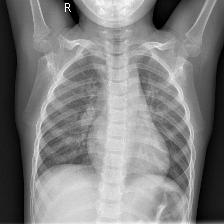
#> input picture old-projects/Contour actif/test0.jpg, 224 x 224 px
$ python display_results.py
#> lines starting #> are read from the running program, lines starting #| are printed output that depends on the picture; after the words box and inside, x2 and y2 are one past the last pixel; in counts of white or black regions, pixels touching at a corner belong together
#> further down, img is the input picture: shape (224, 224, 3); min 0, max 255, mean 128.8
### old-projects/Contour actif/sfm_start.py
# -*- coding: utf-8 -*-
import numpy as np


def start_sfm(img,init):
    '''init = binary mask
    img = 2D image
    '''

    phi = np.zeros((img.shape[0], img.shape[1]),float)
    label = np.zeros((img.shape[0], img.shape[1]))
    Lz, Ln1, Ln2, Lp1, Lp2 = [], [], [], [], []

    #Pre-condition labelmap and phi
    for i in range(init.shape[0]):
      for j in range(init.shape[1]):
        if init[i][j]==0:
          phi[i][j]=3.0
          label[i][j]=3

        if init[i][j]==1:
          phi[i][j]=-3.0
          label[i][j]=-3
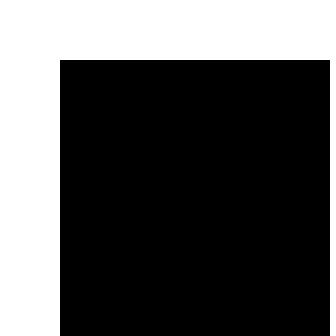
#> label: shape (112, 112) float64 (shown 3 times larger); values -3 (black) and 3 (white), 34% white; 1 white region, box (x1, y1, x2, y2) and area: (0, 0, 112, 112) 4264


    #Find the zero-level set
    for i in range(init.shape[0]):
      for j in range(init.shape[1]):
        if (init[i][j]==1):
          if ((i == 0) or (i == init.shape[0]) or  (i-1< 0) or  (i+1 >= init.shape[0]) or (j == 0) or (j == init.shape[1]) or (j+1 >= init.shape[1]) or (j-1 <0)):
            pass
          else:
            if ((init[i-1][j]==0) or (init[i+1][j]==0) or (init[i][j-1]==0) or (init[i][j+1]==0)):
              Lz.append((i,j))
              label[i][j]=0
              phi[i][j]=0
#> label: shape (112, 112) float64; 2.15% of pixels changed, all inside (x1, y1, x2, y2) = (20, 20, 110, 111)


    #Find the +1 and -1 level set
    for i in range(len(Lz)):
      point = Lz[i]   #Lz = [(x,y),(x2,y2),...]
      x = point[0]
      y = point[1]

      if ((x == 0) or  (x-1< 0) or (x == init.shape[0]) or  (x+1 > init.shape[0]) or (y == 0) or  (y-1< 0) or (y == init.shape[1]) or (y+1 > init.shape[1])):
          pass
      else:
         #voisin 1====================================================== (4-neighborhood)
          if (label[x-1][y]==-3):
            Ln1.append((x-1,y))
            label[x-1][y] = -1
            phi[x-1][y] = -1

          if (label[x-1][y]==3):
            Lp1.append((x-1,y))
            label[x-1][y] = 1
            phi[x-1][y] = 1

        #voisin 2=======================================================
          if (label[x+1][y]==-3):
            Ln1.append((x+1,y))
            label[x+1][y] = -1
            phi[x+1][y] = -1

          if (label[x+1][y]==3):
            Lp1.append((x+1,y))
            label[x+1][y] = 1
            phi[x+1][y] = 1

        #voisin3==========================================================
          if (label[x][y-1]==-3):
            Ln1.append((x,y-1))
            label[x][y-1] = -1
            phi[x][y-1] = -1

          if (label[x][y-1]==3):
            Lp1.append((x,y-1))
            label[x][y-1] = 1
            phi[x][y-1] = 1

        #voisin4==========================================================
          if (label[x][y+1]==-3):
            Ln1.append((x,y+1))
            label[x][y+1] = -1
            phi[x][y+1] = -1

          if (label[x][y+1]==3):
            Lp1.append((x,y+1))
            label[x][y+1] = 1
            phi[x][y+1] = 1
#> label: shape (112, 112) float64; min -3, max 3, mean -0.897

    #Find the +2 and -2 level set
    for i in range(len(Ln1)):
      point = Ln1[i]
      x,y = point[0], point[1]

      #gestion des coins
      if ((x == 0) or  (x-1< 0) or (x == init.shape[0]) or  (x+1 >= init.shape[0]) or (y == 0) or  (y-1< 0) or (y == init.shape[1]) or (y+1 >= init.shape[1])):
          pass

      else:
         #voisin 1======================================================
          if (label[x-1][y]==-3):
            Ln2.append((x-1,y))
            label[x-1][y] = -2
            phi[x-1][y] = -2

        #voisin 2=======================================================
          if (label[x+1][y]==-3):
            Ln2.append((x+1,y))
            label[x+1][y] = -2
            phi[x+1][y] = -2

        #voisin3==========================================================
          if (label[x][y-1]==-3):
            Ln2.append((x,y-1))
            label[x][y-1] = -2
            phi[x][y-1] = -2

        #voisin4==========================================================
          if (label[x][y+1]==-3):
            Ln2.append((x,y+1))
            label[x][y+1] = -2
            phi[x][y+1] = -2
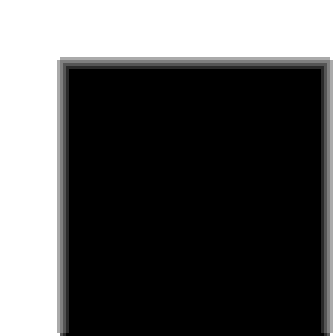
#> label: shape (112, 112) float64 (shown 3 times larger); min -3, max 3, mean -0.875; drawn with min black and max white


    for i in range(len(Lp1)):
      point = Lp1[i]
      x, y = point[0], point[1]

      if ((x == 0) or  (x-1< 0) or (x == init.shape[0]) or  (x+1 > init.shape[0]) or (y == 0) or  (y-1< 0) or (y == init.shape[1]) or (y+1 > init.shape[1])):
          pass
      else:

     #voisin 1======================================================
          if (label[x-1][y]==3):
            Lp2.append((x-1,y))
            label[x-1][y] = 2
            phi[x-1][y] = 2

        #voisin 2=======================================================
          if (label[x+1][y]==3):
            Lp2.append((x+1,y))
            label[x+1][y] = 2
            phi[x+1][y] = 2

        #voisin3==========================================================
          if (label[x][y-1]==3):
            Lp2.append((x,y-1))
            label[x][y-1] = 2
            phi[x][y-1] = 2

        #voisin4==========================================================
          if (label[x][y+1]==3):
            Lp2.append((x,y+1))
            label[x][y+1] = 2
            phi[x][y+1] = 2
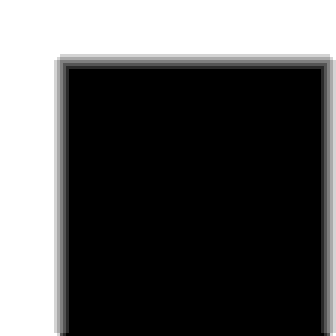
#> label: shape (112, 112) float64 (shown 3 times larger); 2.2% of pixels changed, all inside (x1, y1, x2, y2) = (18, 18, 112, 112); drawn with min black and max white


    return init,phi,label,Lz,Ln1,Lp1,Ln2,Lp2, img

### old-projects/Contour actif/calcul_sfm.py
# -*- coding: utf-8 -*-
"""
Created on Sat Jun 20 07:23:37 2020

@author: Ambroise M
"""
from sfm_start import start_sfm
import numpy as np
import collections


def compute_sfm(image,init,it):


    results = start_sfm(image,init)

    init, phi, label, Lz = results[0], results[1], results[2], results[3]
    Ln1, Lp1, Ln2, Lp2   = results[4], results[5], results[6], results[7]
    img = results[8]

    Sp1, Sn1, Sn2, Sp2, Sz = collections.deque(), collections.deque(), collections.deque(), collections.deque(), collections.deque()

    F = np.zeros((phi.shape[0], phi.shape[1]))

    for it in range(it):
    #------------------------------------------------------------------------------

        upts = np.flatnonzero(phi <= 0)  # interior points
        vpts = np.flatnonzero(phi > 0)  # exterior points
        u = np.sum(img.flat[upts]) / (len(upts))  # interior mean
        v = np.sum(img.flat[vpts]) / (len(vpts))  # exterior mean


        idx = np.argwhere(np.logical_and(phi <= 0.5, phi >= -0.5))


        for k in idx:
            x,y = k[0], k[1]
            F[x][y] = (img[x][y] - u)**2 - (img[x][y] - v)**2
        F /= np.max(np.absolute(F))*0.4


        for i in list(Lz):
            point = i
            x,y = point[0], point[1]
            phi[x][y] += F[x][y]

            if phi[x][y] >0.5:
                Lz.remove(point)
                if (point not in Sp1): Sp1.append(point)

            if phi[x][y] < -0.5:
                Lz.remove(point)
                if (point not in Sn1): Sn1.append(point)

        #------------------------------------------------------------------------------
        for i in list(Ln1):
            point = i
            x,y = point[0], point[1]

            pmax = -3

            if ((x== 0) or (x == init.shape[0]) or  (x-1< 0) or  (x+1 >= init.shape[0]) or (y == 0) or (y == init.shape[1]) or (y+1 >= init.shape[1]) or (y-1 <0)):
                pass
            else:

                if ((label[x-1][y]>=0) and (phi[x-1][y]>pmax)):pmax = phi[x-1][y]
                if ((label[x+1][y]>=0) and (phi[x+1][y]>pmax)):pmax = phi[x+1][y]
                if ((label[x][y-1]>=0) and ((phi[x][y-1])>pmax)):pmax = phi[x][y-1]
                if ((label[x][y+1]>=0) and ((phi[x][y+1])>pmax)):pmax = phi[x][y+1]

                if pmax >= - 0.5:

                    phi[x][y] = pmax - 1
                    if phi[x][y] >= - 0.5:
                        Ln1.remove(point)
                        if point not in Sz: Sz.append(point)

                    elif phi[x][y] < - 1.5:
                        Ln1.remove(point)
                        if point not in Sn2: Sn2.append(point)

                else:
                    Ln1.remove(point)
                    if point not in Sn2: Sn2.append(point)

        #---------------------------------------------
        for i in list(Lp1):
            point = i
            x,y = point[0], point[1]
            pmin = 3

            if ((x== 0) or (x == init.shape[0]) or  (x-1< 0) or  (x+1 > init.shape[0]) or (y == 0) or (y == init.shape[1]) or (y+1 > init.shape[1]) or (y-1 <0)):
                pass
            else:

                if ((label[x-1][y]<=0) and (phi[x-1][y]<pmin)):pmin = phi[x-1][y]
                if ((label[x+1][y]<=0) and (phi[x+1][y]<pmin)):pmin = phi[x+1][y]
                if ((label[x][y-1]<=0) and ((phi[x][y-1])<pmin)):pmin = phi[x][y-1]
                if ((label[x][y+1]<=0) and ((phi[x][y+1])<pmin)):pmin = phi[x][y+1]

                if pmin <= 0.5:

                    phi[x][y] = pmin + 1
                    if phi[x][y] <=  0.5:
                        Lp1.remove(point)
                        if point not in Sz: Sz.append(point)

                    elif phi[x][y] > 1.5:
                        Lp1.remove(point)
                        if point not in Sp2: Sp2.append(point)

                else:
                    Lp1.remove(point)
                    if point not in Sp2: Sp2.append(point)

        #------------------------------------------------------------------------------
        for i in list(Ln2):
            point = i
            x,y = point[0], point[1]
            pmax = -3

            if ((x== 0) or (x == init.shape[0]) or  (x-1< 0) or  (x+1 >= init.shape[0]) or (y == 0) or (y == init.shape[1]) or (y+1 >= init.shape[1]) or (y-1 <0)):
                pass
            else:

                if ((label[x-1][y]>=-1) and (phi[x-1][y]>pmax))  :pmax = phi[x-1][y]
                if ((label[x+1][y]>=-1) and (phi[x+1][y]>pmax))  :pmax = phi[x+1][y]
                if ((label[x][y-1]>=-1) and ((phi[x][y-1])>pmax)):pmax = phi[x][y-1]
                if ((label[x][y+1]>=-1) and ((phi[x][y+1])>pmax)):pmax = phi[x][y+1]

                if pmax >= -1.5:
                    phi[x][y] = pmax - 1
                    if phi[x][y] >= - 1.5:
                        Ln2.remove(point)
                        if point not in Sn1: Sn1.append(point)

                    elif phi[x][y] < - 2.5:
                        Ln2.remove(point)
                        label[x][y] = -3
                        phi[x][y] = -3

                else:
                    Ln2.remove(point)
                    label[x][y] = -3
                    phi[x][y] = -3

        #------------------------------------------
        for i in list(Lp2):
            point = i
            x,y = point[0], point[1]
            pmin = 3

            if ((x== 0) or (x == init.shape[0]) or  (x-1< 0) or  (x+1 >= init.shape[0]) or (y == 0) or (y == init.shape[1]) or (y+1 >= init.shape[1]) or (y-1 <0)):
                pass
            else:


                if ((label[x-1][y]<=1) and (phi[x-1][y]<pmin)):pmin = phi[x-1][y]
                if ((label[x+1][y]<=1) and (phi[x+1][y]<pmin)):pmin = phi[x+1][y]
                if ((label[x][y-1]<=1) and ((phi[x][y-1])<pmin)):pmin = phi[x][y-1]
                if ((label[x][y+1]<=1) and ((phi[x][y+1])<pmin)):pmin = phi[x][y+1]

                if pmin <= 1.5:
                    phi[x][y] = pmin + 1
                    if phi[x][y] <=  1.5:
                        Lp2.remove(point)
                        if point not in Sp1: Sp1.append(point)

                    if phi[x][y] > 2.5:
                        Lp2.remove(point)
                        label[x][y] = 3
                        phi[x][y] = 3
                else:
                    Lp2.remove(point)
                    label[x][y] = 3
                    phi[x][y] = 3


        #==============================================================================
                                        # PROCEDURE 3
        #==============================================================================

        #Move points into zero level set. ---------------------------------------------


        for i in list(Sz):

            point,x,y = i,point[0],point[1]
            label[x][y]=0

            if (point not in Lz):Lz.append(point)
            Sz.remove(point)


        #Move points into -1 and +1 level sets ----------------------------------------
        #and ensure -2, +2 neighbors --------------------------------------------------

        for i in list(Sn1):

            point,x,y = i,point[0],point[1]
            label[x][y]=-1

            if (point not in Ln1):Ln1.append(point)
            Sn1.remove(point)

            if (phi[x-1][y]==-3):
                phi[x-1][y]=phi[x][y]-1
                if (point not in Sn2):Sn2.append((x-1,y))

            if phi[x+1][y]==-3:
                phi[x+1][y]=phi[x][y]-1
                if (point not in Sn2):Sn2.append((x+1,y))

            if phi[x][y-1]==-3:
                phi[x][y-1]=phi[x][y]-1
                if (point not in Sn2):Sn2.append((x,y-1))

            if label[x][y+1]==-3:
                phi[x][y+1]=phi[x][y]-1
                if (point not in Sn2):Sn2.append((x,y+1))

        #--------------------------------------------
        for i in list(Sp1):

            point,x,y = i,point[0],point[1]
            label[x][y]=1

            if (point not in Lp1):Lp1.append(point)
            Sp1.remove(point)

            if (phi[x-1][y]==3):
                phi[x-1][y]=phi[x][y]+1
                if (point not in Sp2):Sp2.append((x-1,y))

            if phi[x+1][y]==3:
                phi[x+1][y]=phi[x][y]+1
                if (point not in Sp2):Sp2.append((x+1,y))

            if phi[x][y-1]==3:
                phi[x][y-1]=phi[x][y]+1
                if (point not in Sp2):Sp2.append((x,y-1))


            if label[x][y+1]==3:
                phi[x][y+1]=phi[x][y]+1
                if (point not in Sp2):Sp2.append((x,y+1))


        #Move points into -2 and +2 level sets ----------------------------------------
        for i in list(Sn2):

            point,x,y = i,point[0],point[1]
            label[x][y]= -2

            if (point not in Ln2):Ln2.append(point)
            Sn2.remove(point)

        #--------------------------------------------
        for i in list(Sp2):

            point,x,y = i,point[0],point[1]
            label[x][y]= 2

            if (point not in Lp2):Lp2.append(point)
            Sp2.remove(point)
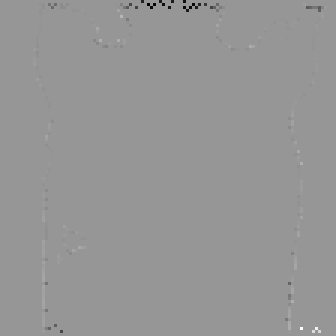
#> F: shape (112, 112) float64 (shown 3 times larger); min -2.5, max 1.74, mean -0.00327; drawn with min black and max white
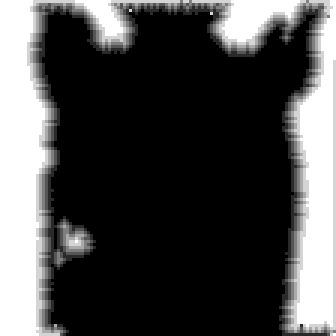
#> label: shape (112, 112) float64 (shown 3 times larger); min -3, max 3, mean -1.28; drawn with min black and max white

    return phi


### old-projects/Contour actif/debut_ftc.py
# -*- coding: utf-8 -*-
"""
Created on Sun Jun 21 02:17:21 2020

@author: Ambroise M
"""


import numpy as np


def start_ftc(img, init):
    '''init = binary mask
    img = 2D image
    '''


    phi = np.zeros((img.shape[0], img.shape[1]))
    Lin, Lout = [],[]

    #Pre-condition labelmap and phi
    for i in range(init.shape[0]):
      for j in range(init.shape[1]):
        if init[i][j]==0:
          phi[i][j]=3

        if ((init[i][j]==1)):
          phi[i][j]=-3

    #Find the zero-level set
    for i in range(init.shape[0]):
      for j in range(init.shape[1]):
        if (init[i][j]==1):
          if ((i == 0) or (i == init.shape[0]) or (i+1 >= init.shape[0]) or (j == 0) or (j == init.shape[1]) or (j+1 >= init.shape[1])):
            pass
          else:
            if ((init[i-1][j]==0) or (init[i+1][j]==0) or (init[i][j-1]==0) or (init[i][j+1]==0)):
              Lin.append((i,j))
              phi[i][j]=-1
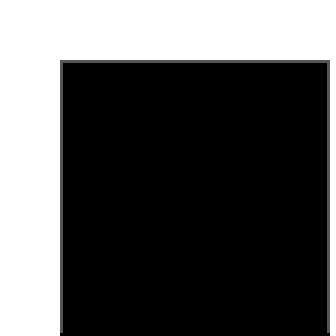
#> phi: shape (112, 112) float64 (shown 3 times larger); 2.15% of pixels changed, all inside (x1, y1, x2, y2) = (20, 20, 110, 111); drawn with min black and max white


    #Find the +1 and -1 level set
    for i in range(len(Lin)):
      point = Lin[i]   #Lin = [(x,y),(x2,y2),...].
      x = point[0]
      y = point[1]

      if ((x == 0) or (x == init.shape[0]) or (x+1 >= init.shape[0]) or (y == 0) or (y == init.shape[1]) or (y+1 >= init.shape[1])):
          pass
      else:
         #voisin 1======================================================   (4-neighborhood)
          if (phi[x-1][y]==3):
            Lout.append((x-1,y))
            phi[x-1][y] = 1

        #voisin 2=======================================================
          if (phi[x+1][y]==3):
            Lout.append((x+1,y))
            phi[x+1][y] = 1

        #voisin3==========================================================
          if (phi[x][y-1]==3):
            Lout.append((x,y-1))
            phi[x][y-1] = 1

        #voisin4==========================================================
          if (phi[x][y+1]==3):
            Lout.append((x,y+1))
            phi[x][y+1] = 1
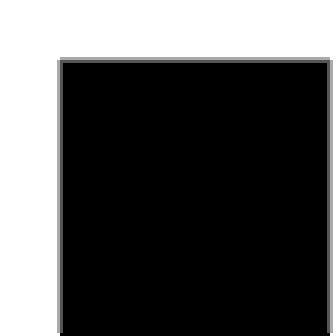
#> phi: shape (112, 112) float64 (shown 3 times larger); 2.17% of pixels changed, all inside (x1, y1, x2, y2) = (19, 19, 111, 111); drawn with min black and max white

    return img, phi, Lin, Lout

### old-projects/Contour actif/calcul_ftc.py
# -*- coding: utf-8 -*-
"""
Created on Sun Jun 21 02:41:18 2020

@author: Ambroise M
"""

from debut_ftc import start_ftc
import numpy as np
import cv2


def Fin(x,y,new_img,liste):
    if liste == "Lin":
        if (new_img[x][y]<1/2): return -1
        else: return 0

    if liste == "Lout":
        if (new_img[x][y]>1/2): return 1
        else: return 0


def compute_ftc(image,init,Na,Ns):

    results = start_ftc(image,init)

    img  = results[0]
    phi  = results[1]
    Lin  = results[2]
    Lout = results[3]


    Fd = np.zeros((phi.shape[0],phi.shape[1]))


    for it in range(Na):

        upts = np.flatnonzero(phi <= -1)  # interior points
        vpts = np.flatnonzero(phi >= 1)  # exterior points
        u = np.sum(img.flat[upts]) / (len(upts))  # interior mean
        v = np.sum(img.flat[vpts]) / (len(vpts))  # exterior mean

        for k in Lin:
            x,y = k[0], k[1]
            Fd[x][y] = (img[x][y] - u)**2 - (img[x][y] - v)**2

        for k in Lout:
            x,y = k[0], k[1]
            Fd[x][y] = (img[x][y] - u)**2 - (img[x][y] - v)**2

        Fd[Fd>=0]=1
        Fd[Fd<0]=-1

    #------------------------------------------------------------------------------
        for i in Lout:
            point = i
            x, y = point[0],point[1]

    #        if Fd[x][y]>0:
            if Fd[x][y]<0:
                Lout.remove(point)

                if point not in Lin : Lin.append(point)
                if ((x== 0) or (x == phi.shape[0]) or  (x-1< 0) or  (x+1 >= phi.shape[0]) or (y == 0) or (y == phi.shape[1]) or (y+1 >= phi.shape[1]) or (y-1 <0)):
                    pass
                else:
                    if phi[x-1][y] == 3: Lout.append((x-1,y))
                    if phi[x+1][y] == 3: Lout.append((x+1,y))
                    if phi[x][y-1] == 3: Lout.append((x,y-1))
                    if phi[x][y+1] == 3: Lout.append((x,y+1))

                phi[x][y] = -1

    #------------------------------------------------------------------------------
        for i in Lin:
            point = i
            x, y = point[0],point[1]

            if ((x== 0) or (x == phi.shape[0]) or  (x-1< 0) or  (x+1 >= phi.shape[0]) or (y == 0) or (y == phi.shape[1]) or (y+1 >= phi.shape[1]) or (y-1 <0)):
                    pass
            else:
                if ((phi[x-1][y]<0) and (phi[x+1][y]<0) and (phi[x][y-1]<0) and (phi[x][y+1]<0)):
                    Lin.remove(point)
                    phi[x][y] = -3


    #------------------------------------------------------------------------------

        for i in Lin:
            point = i
            x, y = point[0],point[1]

    #        if Fd[x][y]<0:
            if Fd[x][y]>0:
                Lin.remove(point)

                if point not in Lout : Lout.append(point)

                if ((x== 0) or (x == phi.shape[0]) or  (x-1< 0) or  (x+1 >= phi.shape[0]) or (y == 0) or (y == phi.shape[1]) or (y+1 >= phi.shape[1]) or (y-1 <0)):
                    pass
                else:
                    if phi[x-1][y] == -3: Lin.append((x-1,y))
                    if phi[x+1][y] == -3: Lin.append((x+1,y))
                    if phi[x][y-1] == -3: Lin.append((x,y-1))
                    if phi[x][y+1] == -3: Lin.append((x,y+1))

                phi[x][y] = 1

    #--------------------------------------------------------------------------
        for i in Lout:
            point = i
            x, y = point[0],point[1]

            if ((x== 0) or (x == phi.shape[0]) or  (x-1< 0) or  (x+1 >= phi.shape[0]) or (y == 0) or (y == phi.shape[1]) or (y+1 >= phi.shape[1]) or (y-1 <0)):
                    pass
            else:
                if ((phi[x-1][y]>0) and (phi[x+1][y]>0) and (phi[x][y-1]>0) and (phi[x][y+1]>0)):
                    Lout.remove(point)
                    phi[x][y] = 3
#> Fd: shape (112, 112) float64; values -1 (black) and 1 (white), 49% white; 41 white regions (35 under 20 px), largest, box (x1, y1, x2, y2) and area: (0, 0, 112, 112) 4739, (19, 28, 51, 89) 816, (76, 55, 95, 97) 367, (69, 28, 81, 47) 99, (73, 49, 84, 56) 45, (77, 44, 87, 51) 21
#> (the rest of the program and of its run is left out)
